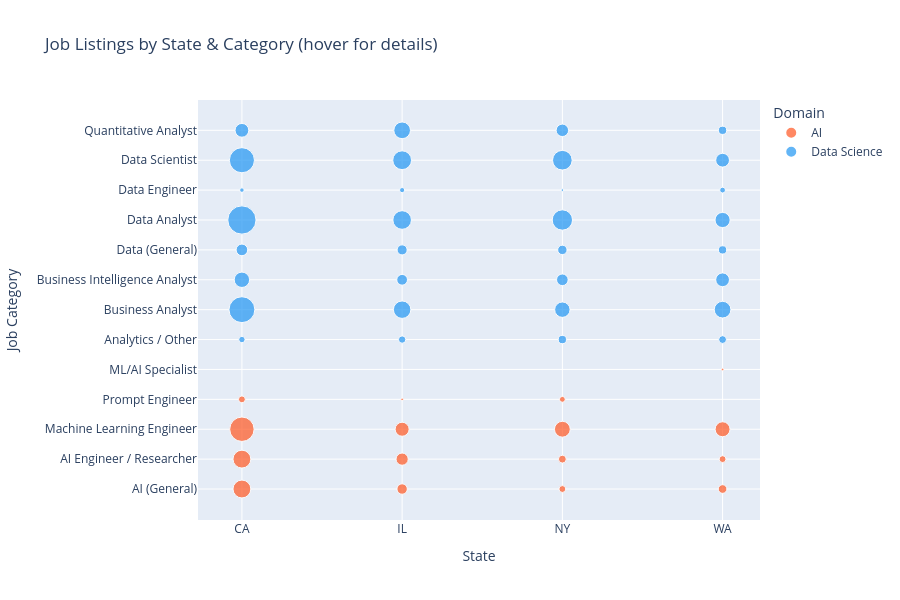

The cell this chart's notebook holds for it:
### Code cell
import plotly.express as px

# Interactive scatter: bubble chart of job category x state, sized by count
plot_data = (df[df['state'].isin(['CA', 'IL', 'NY', 'WA'])]
             .groupby(['state', 'job_category', 'domain'])
             .size()
             .reset_index(name='count'))

fig = px.scatter(plot_data, x='state', y='job_category', size='count',
                 color='domain', hover_data=['count'],
                 color_discrete_map=DOMAIN_COLORS,
                 title='Job Listings by State & Category (hover for details)',
                 labels={'state': 'State', 'job_category': 'Job Category',
                         'count': 'Listings', 'domain': 'Domain'})

fig.update_layout(height=600, width=900)
fig.show()

### Figure 1 — Plotly figure (JSON) as saved in the notebook; plotly's stock layout.template omitted (floating-point values rounded to 4 significant figures)
{"data": [{"customdata": [[47], [47], [88], [7], [16], [22], [29], [1], [7], [9], [37], [5], [11], [7], [1], [33]], "hovertemplate": "Domain=AI<br>State=%{x}<br>Job Category=%{y}<br>Listings=%{customdata[0]}<extra></extra>", "legendgroup": "AI", "marker": {"color": "#FF5722", "size": [47, 47, 88, 7, 16, 22, 29, 1, 7, 9, 37, 5, 11, 7, 1, 33], "sizemode": "area", "sizeref": 0.295, "symbol": "circle"}, "mode": "markers", "name": "AI", "orientation": "v", "showlegend": true, "type": "scatter", "x": ["CA", "CA", "CA", "CA", "IL", "IL", "IL", "IL", "NY", "NY", "NY", "NY", "WA", "WA", "WA", "WA"], "xaxis": "x", "y": ["AI (General)", "AI Engineer / Researcher", "Machine Learning Engineer", "Prompt Engineer", "AI (General)", "AI Engineer / Researcher", "Machine Learning Engineer", "Prompt Engineer", "AI (General)", "AI Engineer / Researcher", "Machine Learning Engineer", "Prompt Engineer", "AI (General)", "AI Engineer / Researcher", "ML/AI Specialist", "Machine Learning Engineer"], "yaxis": "y"}, {"customdata": [[6], [99], [35], [20], [118], [3], [93], [28], [8], [45], [17], [15], [51], [4], [52], [41], [10], [35], [20], [13], [61], [1], [57], [23], [9], [41], [28], [10], [34], [5], [28], [10]], "hovertemplate": "Domain=Data Science<br>State=%{x}<br>Job Category=%{y}<br>Listings=%{customdata[0]}<extra></extra>", "legendgroup": "Data Science", "marker": {"color": "#2196F3", "size": [6, 99, 35, 20, 118, 3, 93, 28, 8, 45, 17, 15, 51, 4, 52, 41, 10, 35, 20, 13, 61, 1, 57, 23, 9, 41, 28, 10, 34, 5, 28, 10], "sizemode": "area", "sizeref": 0.295, "symbol": "circle"}, "mode": "markers", "name": "Data Science", "orientation": "v", "showlegend": true, "type": "scatter", "x": ["CA", "CA", "CA", "CA", "CA", "CA", "CA", "CA", "IL", "IL", "IL", "IL", "IL", "IL", "IL", "IL", "NY", "NY", "NY", "NY", "NY", "NY", "NY", "NY", "WA", "WA", "WA", "WA", "WA", "WA", "WA", "WA"], "xaxis": "x", "y": ["Analytics / Other", "Business Analyst", "Business Intelligence Analyst", "Data (General)", "Data Analyst", "Data Engineer", "Data Scientist", "Quantitative Analyst", "Analytics / Other", "Business Analyst", "Business Intelligence Analyst", "Data (General)", "Data Analyst", "Data Engineer", "Data Scientist", "Quantitative Analyst", "Analytics / Other", "Business Analyst", "Business Intelligence Analyst", "Data (General)", "Data Analyst", "Data Engineer", "Data Scientist", "Quantitative Analyst", "Analytics / Other", "Business Analyst", "Business Intelligence Analyst", "Data (General)", "Data Analyst", "Data Engineer", "Data Scientist", "Quantitative Analyst"], "yaxis": "y"}], "layout": {"height": 600, "legend": {"itemsizing": "constant", "title": {"text": "Domain"}, "tracegroupgap": 0}, "title": {"text": "Job Listings by State & Category (hover for details)"}, "width": 900, "xaxis": {"anchor": "y", "domain": [0, 1], "title": {"text": "State"}}, "yaxis": {"anchor": "x", "domain": [0, 1], "title": {"text": "Job Category"}}}}
